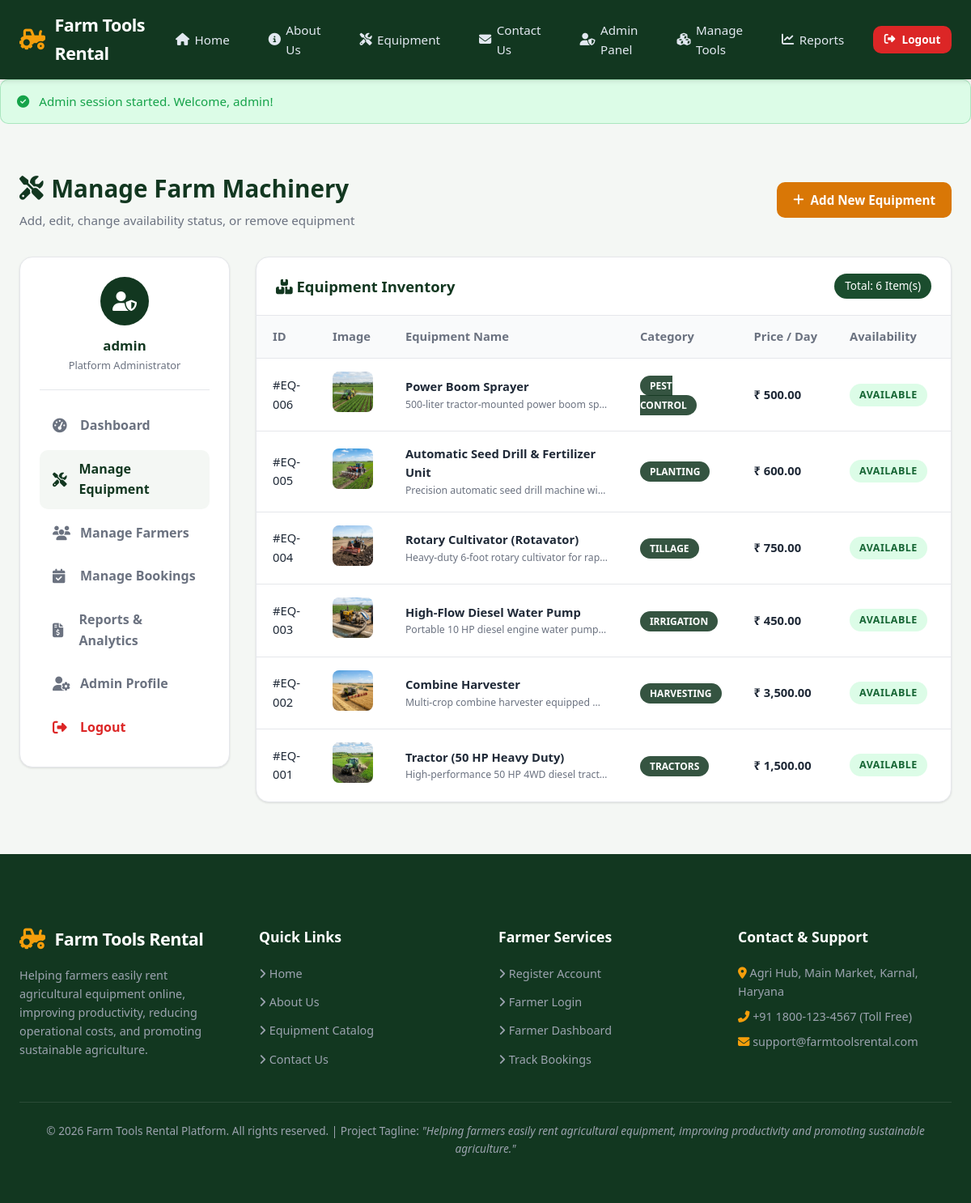
Page /admin/equipment.php (signed in) on the committed database.
### tables this page shows
CREATE TABLE `equipment` (
  `id` INT(11) NOT NULL AUTO_INCREMENT,
  `name` VARCHAR(100) NOT NULL,
  `category` VARCHAR(50) NOT NULL,
  `description` TEXT NOT NULL,
  `price_per_day` DECIMAL(10,2) NOT NULL,
  `availability` ENUM('Available','Unavailable','Maintenance') NOT NULL DEFAULT 'Available',
  `image` VARCHAR(255) DEFAULT 'default_equipment.jpg',
  `created_at` DATETIME DEFAULT CURRENT_TIMESTAMP,
  PRIMARY KEY (`id`)
);

### admin/equipment.php (the view, shortened to what this page needs)
<?php
require_once __DIR__ . '/../config/database.php';
require_once __DIR__ . '/../includes/auth.php';
$equipment = [];
try {
    $stmt = $conn->query("SELECT * FROM equipment ORDER BY id DESC");
    $equipment = $stmt->fetchAll();
} catch (Exception $e) {
    $equipment = [];
}
require_once __DIR__ . '/../includes/header.php';
?>
<div class="container">
  <div class="page-header" style="display: flex; justify-content: space-between; align-items: center; flex-wrap: wrap; gap: 1rem;">
    <div>
      <h1 class="page-title"><i class="fas fa-tools"></i> Manage Farm Machinery</h1>
      <p class="page-subtitle">Add, edit, change availability status, or remove equipment</p>
    </div>
    <a href="add_equipment.php" class="btn btn-accent"><i class="fas fa-plus"></i> Add New Equipment</a>
  </div>
  <div class="dashboard-layout">
    <aside class="sidebar">
      <div class="sidebar-user">
        <div class="user-avatar" style="background: var(--primary-dark);"><i class="fas fa-user-shield"></i></div>
        <h4 style="font-size: 1.05rem; color: var(--primary-dark); font-weight: 700;"><?php echo htmlspecialchars($_SESSION['admin_username']); ?></h4>
        <p style="font-size: 0.8rem; color: var(--text-muted);">Platform Administrator</p>
      </div>
      <ul class="sidebar-menu">
        <li><a href="dashboard.php" class="sidebar-link"><i class="fas fa-tachometer-alt"></i> Dashboard</a></li>
        <li><a href="equipment.php" class="sidebar-link active"><i class="fas fa-tools"></i> Manage Equipment</a></li>
        <li><a href="farmers.php" class="sidebar-link"><i class="fas fa-users"></i> Manage Farmers</a></li>
        <li><a href="bookings.php" class="sidebar-link"><i class="fas fa-calendar-check"></i> Manage Bookings</a></li>
        <li><a href="reports.php" class="sidebar-link"><i class="fas fa-file-invoice-dollar"></i> Reports &amp; Analytics</a></li>
        <li><a href="profile.php" class="sidebar-link"><i class="fas fa-user-cog"></i> Admin Profile</a></li>
        <li><a href="logout.php" class="sidebar-link" style="color: var(--danger);"><i class="fas fa-sign-out-alt"></i> Logout</a></li>
      </ul>
    </aside>
    <div class="table-card">
      <div class="table-header">
        <h3 class="table-title"><i class="fas fa-boxes"></i> Equipment Inventory</h3>
        <span class="badge" style="background: var(--primary); color: #fff; padding: 0.3rem 0.8rem; border-radius: 50px; font-size: 0.85rem;">
          Total: <?php echo count($equipment); ?> Item(s)
        </span>
      </div>
      <div class="table-responsive">
        <table class="custom-table">
          <thead>
            <tr>
              <th>ID</th>
              <th>Image</th>
              <th>Equipment Name</th>
              <th>Category</th>
              <th>Price / Day</th>
              <th>Availability</th>
              <th>Actions</th>
            </tr>
          </thead>
          <tbody>
            <?php if (!empty($equipment)): ?>
              <?php foreach ($equipment as $item): ?>
                <tr>
                  <td>#EQ-<?php echo str_pad($item['id'], 3, '0', STR_PAD_LEFT); ?></td>
                  <td>
                    <img src="../images/equipment/<?php echo htmlspecialchars($item['image']); ?>" alt="" style="width: 50px; height: 50px; border-radius: 8px; object-fit: cover;" onerror="this.src='../images/equipment/default_equipment.jpg'">
                  </td>
                  <td>
                    <strong><?php echo htmlspecialchars($item['name']); ?></strong><br>
                    <small style="color: var(--text-muted); display: block; max-width: 250px; white-space: nowrap; overflow: hidden; text-overflow: ellipsis;"><?php echo htmlspecialchars($item['description']); ?></small>
                  </td>
                  <td><span class="equipment-category-badge" style="position: static;"><?php echo htmlspecialchars($item['category']); ?></span></td>
                  <td><strong>₹ <?php echo number_format($item['price_per_day'], 2); ?></strong></td>
                  <td>
                    <?php if ($item['availability'] === 'Available'): ?>
                      <span class="status-pill status-completed">Available</span>
                    <?php elseif ($item['availability'] === 'Maintenance'): ?>
                      <span class="status-pill status-pending">Maintenance</span>
                    <?php else: ?>
                      <span class="status-pill status-rejected">Unavailable</span>
                    <?php endif; ?>
                  </td>
                  <td>
                  </td>
                </tr>
              <?php endforeach; ?>
            <?php else: ?>
              <tr>
                <td colspan="7" style="text-align: center; color: var(--text-muted); padding: 3rem;">No equipment inventory items found.</td>
              </tr>
            <?php endif; ?>
          </tbody>
        </table>
      </div>
    </div>
  </div>
</div>
<?php require_once __DIR__ . '/../includes/footer.php'; ?>

### css/style.css (style rules this page uses)
:root { --primary: #1b4d2e; --primary-dark: #123720; --primary-light: #2e7d32; --accent: #d97706; --accent-gold: #f59e0b; --accent-light: #fef3c7; --bg-main: #f4f7f4; --bg-card: #ffffff; --text-main: #1f2937; --text-muted: #6b7280; --text-light: #9ca3af; --border-color: #e5e7eb; --border-focus: #1b4d2e; --success: #16a34a; --success-bg: #dcfce7; --warning: #eab308; --warning-bg: #fef9c3; --danger: #dc2626; --danger-bg: #fee2e2; --info: #2563eb; --info-bg: #dbeafe; --shadow-sm: 0 1px 3px rgba(0,0,0,0.08), 0 1px 2px rgba(0,0,0,0.04); --shadow-md: 0 4px 6px -1px rgba(0,0,0,0.08), 0 2px 4px -1px rgba(0,0,0,0.04); --shadow-lg: 0 10px 15px -3px rgba(0,0,0,0.1), 0 4px 6px -2px rgba(0,0,0,0.05); --radius-sm: 6px; --radius-md: 10px; --radius-lg: 16px; --transition: all 0.25s ease-in-out; }
* { margin: 0; padding: 0; box-sizing: border-box; }
body { font-family: 'Segoe UI', system-ui, -apple-system, BlinkMacSystemFont, Roboto, sans-serif; background-color: var(--bg-main); color: var(--text-main); line-height: 1.6; min-height: 100vh; display: flex; flex-direction: column; }
a { color: var(--primary); text-decoration: none; transition: var(--transition); }
.btn { display: inline-flex; align-items: center; justify-content: center; gap: 0.5rem; padding: 0.6rem 1.25rem; font-size: 0.95rem; font-weight: 600; border-radius: var(--radius-md); border: none; cursor: pointer; transition: var(--transition); text-align: center; }
.btn-accent { background: var(--accent); color: #ffffff; }
.container { max-width: 1200px; margin: 0 auto; padding: 2rem 1.5rem; }
.page-header { margin-bottom: 2rem; }
.page-title { font-size: 1.85rem; color: var(--primary-dark); font-weight: 700; display: flex; align-items: center; gap: 0.6rem; }
.page-subtitle { color: var(--text-muted); font-size: 0.95rem; margin-top: 0.25rem; }
.equipment-category-badge { position: absolute; top: 1rem; left: 1rem; background: rgba(18, 55, 32, 0.85); backdrop-filter: blur(4px); color: #ffffff; font-size: 0.75rem; font-weight: 600; padding: 0.25rem 0.75rem; border-radius: 50px; text-transform: uppercase; }
.dashboard-layout { display: grid; grid-template-columns: 260px 1fr; gap: 2rem; margin-top: 1rem; }
.sidebar { background: var(--bg-card); border-radius: var(--radius-lg); padding: 1.5rem; box-shadow: var(--shadow-sm); border: 1px solid var(--border-color); height: fit-content; }
.sidebar-user { text-align: center; padding-bottom: 1.25rem; border-bottom: 1px solid var(--border-color); margin-bottom: 1.25rem; }
.user-avatar { width: 60px; height: 60px; border-radius: 50%; background: var(--primary); color: #ffffff; display: flex; align-items: center; justify-content: center; font-size: 1.5rem; font-weight: 700; margin: 0 auto 0.75rem auto; }
.sidebar-menu { list-style: none; display: flex; flex-direction: column; gap: 0.35rem; }
.sidebar-link { display: flex; align-items: center; gap: 0.75rem; padding: 0.7rem 1rem; color: var(--text-muted); font-weight: 600; border-radius: var(--radius-md); transition: var(--transition); }
.sidebar-link:hover, .sidebar-link.active { background: var(--bg-main); color: var(--primary-dark); }
.sidebar-link i { font-size: 1.1rem; width: 22px; }
.table-card { background: var(--bg-card); border-radius: var(--radius-lg); box-shadow: var(--shadow-sm); border: 1px solid var(--border-color); overflow: hidden; margin-bottom: 2rem; }
.table-header { padding: 1.25rem 1.5rem; border-bottom: 1px solid var(--border-color); display: flex; justify-content: space-between; align-items: center; flex-wrap: wrap; gap: 1rem; }
.table-title { font-size: 1.15rem; font-weight: 700; color: var(--primary-dark); }
.table-responsive { width: 100%; overflow-x: auto; }
.custom-table { width: 100%; border-collapse: collapse; text-align: left; font-size: 0.92rem; }
.custom-table th { background: #f9fafb; padding: 0.9rem 1.25rem; font-weight: 700; color: var(--text-muted); border-bottom: 1px solid var(--border-color); white-space: nowrap; }
.custom-table td { padding: 1rem 1.25rem; border-bottom: 1px solid var(--border-color); vertical-align: middle; color: var(--text-main); }
.custom-table tr:last-child td { border-bottom: none; }
.status-pill { display: inline-block; padding: 0.25rem 0.75rem; border-radius: 50px; font-size: 0.78rem; font-weight: 700; text-transform: uppercase; letter-spacing: 0.5px; }
.status-completed { background: var(--success-bg); color: #166534; }

### rows in the picture
equipment: id "006", image (picture), name "Power Boom Sprayer", description "500-liter tractor-mounted power boom sp…", category "PEST CONTROL", price_per_day "500.00", availability "AVAILABLE"
equipment: id "005", image (picture), name "Automatic Seed Drill & Fertilizer Unit", description "Precision automatic seed drill machine wi…", category "PLANTING", price_per_day "600.00", availability "AVAILABLE"
equipment: id "004", image (picture), name "Rotary Cultivator (Rotavator)", description "Heavy-duty 6-foot rotary cultivator for ra…", category "TILLAGE", price_per_day "750.00", availability "AVAILABLE"
equipment: id "003", image (picture), name "High-Flow Diesel Water Pump", description "Portable 10 HP diesel engine water pump…", category "IRRIGATION", price_per_day "450.00", availability "AVAILABLE"
equipment: id "002", image (picture), name "Combine Harvester", description "Multi-crop combine harvester equipped…", category "HARVESTING", price_per_day "3,500.00", availability "AVAILABLE"
equipment: id "001", image (picture), name "Tractor (50 HP Heavy Duty)", description "High-performance 50 HP 4WD diesel tract…", category "TRACTORS", price_per_day "1,500.00", availability "AVAILABLE"

### other values in the picture
$_SESSION['flash_success'] "Admin session started. Welcome, admin!"
$_SESSION['admin_username'] "admin"
count($equipment) "6"
